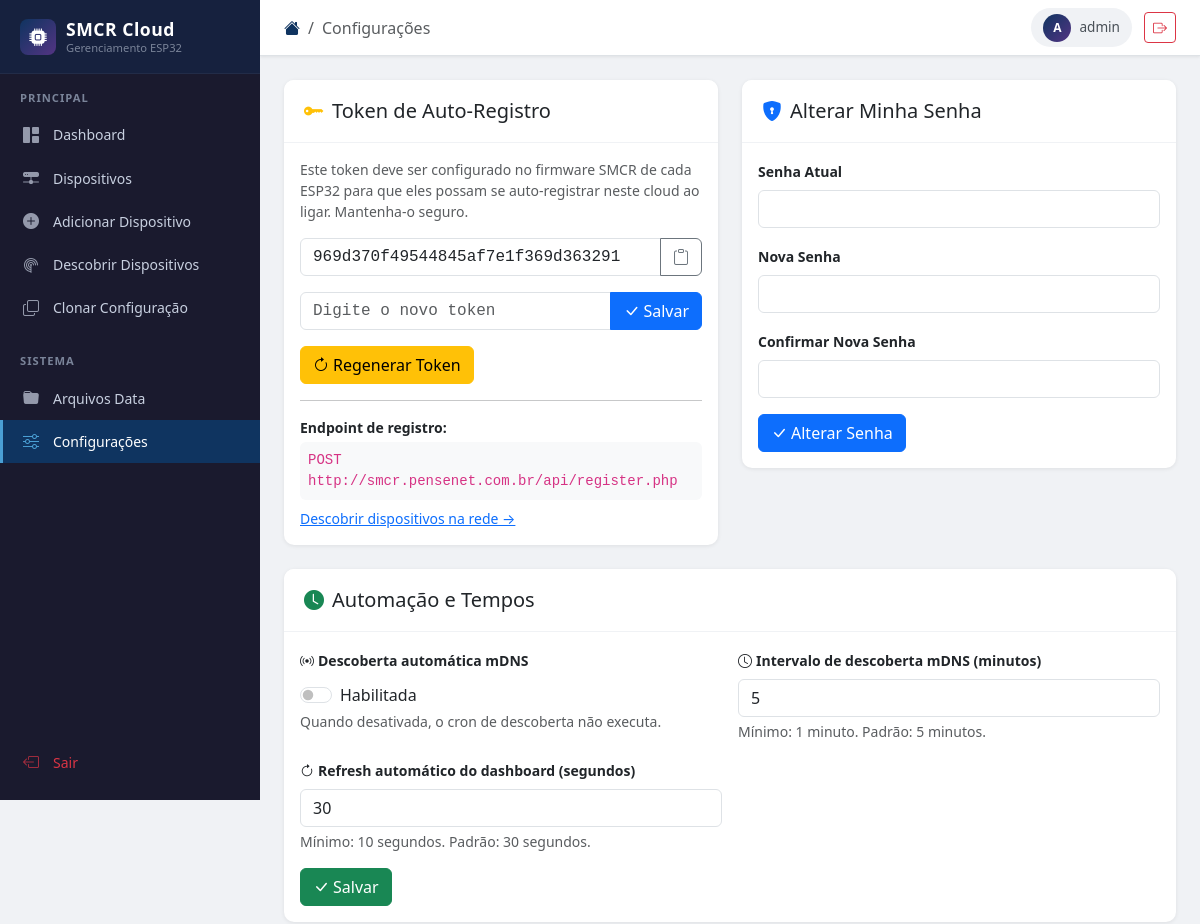
Page /settings.php (signed in, upper part) on the earlier database version.
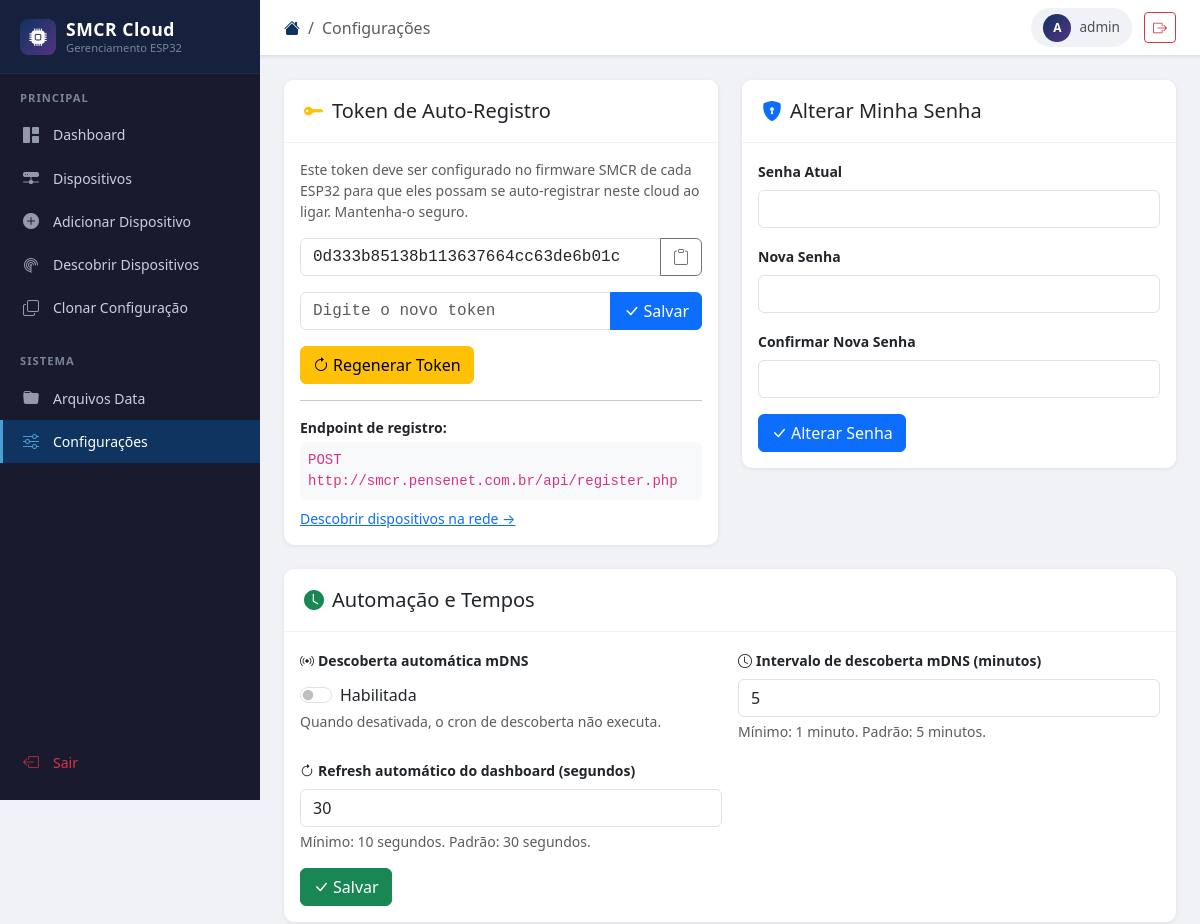
Same page on the later database version.
### tables this page shows
CREATE TABLE IF NOT EXISTS settings (
    `key`   VARCHAR(64)  NOT NULL PRIMARY KEY,
    value   TEXT         NOT NULL DEFAULT '',
    updated_at TIMESTAMP DEFAULT CURRENT_TIMESTAMP ON UPDATE CURRENT_TIMESTAMP
);

### config/auth.php (called while the page is built, shortened)
<?php
function h(string $str): string {
    return htmlspecialchars($str, ENT_QUOTES | ENT_SUBSTITUTE, 'UTF-8');
}

### settings.php (the view, shortened to what the changed rows need)
<?php
require_once __DIR__ . '/config/auth.php';
$db = getDB();
$stmt = $db->prepare("SELECT value FROM settings WHERE `key` = 'register_token'");
$stmt->execute();
$register_token = $stmt->fetchColumn() ?: '—';
include __DIR__ . '/includes/header.php';
?>
<div class="row g-4">
    <div class="col-lg-6">
        <div class="card">
            <div class="card-body">
                <div class="input-group mb-3">
                    <input type="text" class="form-control font-monospace" id="reg_token_display"
                           value="<?= h($register_token) ?>" readonly>
                    <button class="btn btn-outline-secondary" onclick="copyText(this, '<?= h($register_token) ?>')" title="Copiar">
                        <i class="bi bi-clipboard"></i>
                    </button>
                </div>
            </div>
        </div>
    </div>
</div>
<?php include __DIR__ . '/includes/footer.php'; ?>

Differences in the rows shown:
changed settings: value "969d370f49544845af7e1f369d363291" → "0d333b85138b113637664cc63de6b01c"
